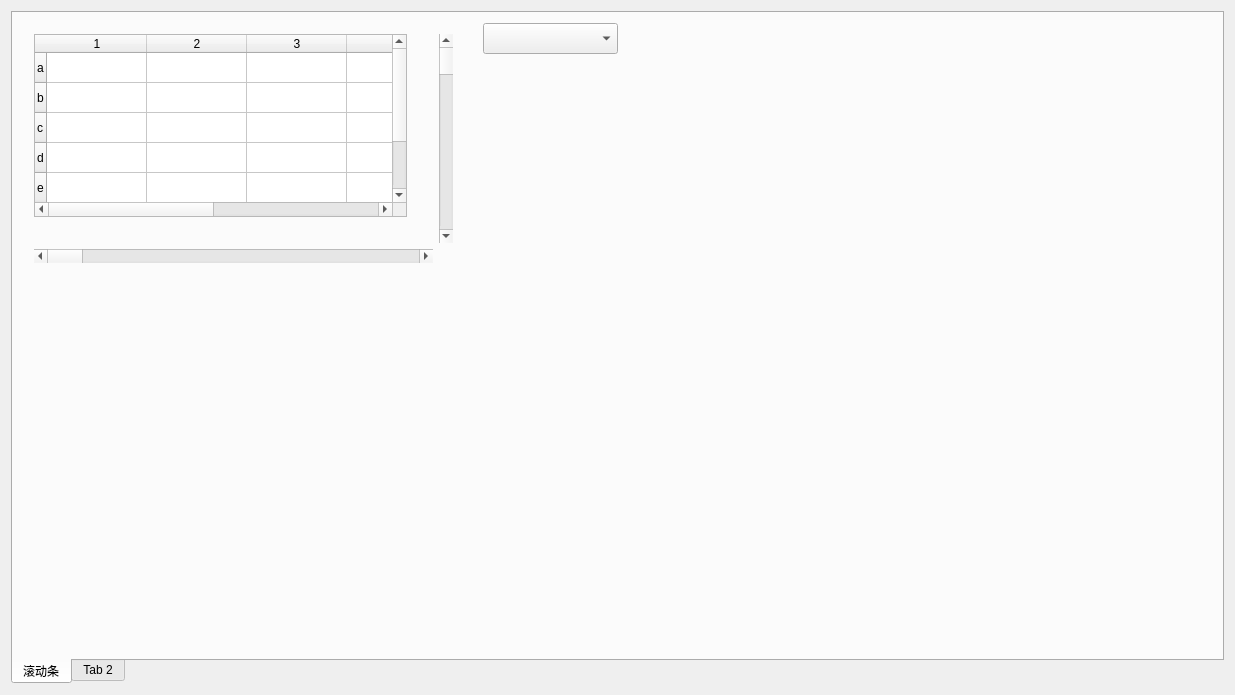
<?xml version="1.0" encoding="UTF-8"?>
<ui version="4.0">
 <class>Examples</class>
 <widget class="QWidget" name="Examples">
  <property name="geometry">
   <rect>
    <x>0</x>
    <y>0</y>
    <width>1235</width>
    <height>695</height>
   </rect>
  </property>
  <property name="windowTitle">
   <string>Examples</string>
  </property>
  <layout class="QGridLayout" name="gridLayout">
   <item row="0" column="0">
    <widget class="QTabWidget" name="tabWidget">
     <property name="tabPosition">
      <enum>QTabWidget::South</enum>
     </property>
     <property name="currentIndex">
      <number>0</number>
     </property>
     <widget class="QWidget" name="tab">
      <attribute name="title">
       <string>滚动条</string>
      </attribute>
      <widget class="QWidget" name="gridLayoutWidget">
       <property name="geometry">
        <rect>
         <x>10</x>
         <y>10</y>
         <width>441</width>
         <height>251</height>
        </rect>
       </property>
       <layout class="QGridLayout" name="gridLayout_2">
        <item row="0" column="0">
         <widget class="QTableWidget" name="tableWidget">
          <property name="sizePolicy">
           <sizepolicy hsizetype="Preferred" vsizetype="Expanding">
            <horstretch>0</horstretch>
            <verstretch>0</verstretch>
           </sizepolicy>
          </property>
          <property name="maximumSize">
           <size>
            <width>400</width>
            <height>200</height>
           </size>
          </property>
          <row>
           <property name="text">
            <string>a</string>
           </property>
          </row>
          <row>
           <property name="text">
            <string>b</string>
           </property>
          </row>
          <row>
           <property name="text">
            <string>c</string>
           </property>
          </row>
          <row>
           <property name="text">
            <string>d</string>
           </property>
          </row>
          <row>
           <property name="text">
            <string>e</string>
           </property>
          </row>
          <row>
           <property name="text">
            <string>f</string>
           </property>
          </row>
          <column>
           <property name="text">
            <string>1</string>
           </property>
          </column>
          <column>
           <property name="text">
            <string>2</string>
           </property>
          </column>
          <column>
           <property name="text">
            <string>3</string>
           </property>
          </column>
          <column>
           <property name="text">
            <string>4</string>
           </property>
          </column>
          <column>
           <property name="text">
            <string>5</string>
           </property>
          </column>
          <column>
           <property name="text">
            <string>6</string>
           </property>
          </column>
         </widget>
        </item>
        <item row="0" column="1">
         <spacer name="horizontalSpacer">
          <property name="orientation">
           <enum>Qt::Horizontal</enum>
          </property>
          <property name="sizeType">
           <enum>QSizePolicy::Fixed</enum>
          </property>
          <property name="sizeHint" stdset="0">
           <size>
            <width>20</width>
            <height>20</height>
           </size>
          </property>
         </spacer>
        </item>
        <item row="1" column="0">
         <spacer name="verticalSpacer">
          <property name="orientation">
           <enum>Qt::Vertical</enum>
          </property>
          <property name="sizeType">
           <enum>QSizePolicy::Fixed</enum>
          </property>
          <property name="sizeHint" stdset="0">
           <size>
            <width>20</width>
            <height>20</height>
           </size>
          </property>
         </spacer>
        </item>
        <item row="2" column="0" colspan="2">
         <widget class="QScrollBar" name="scrollBarHor">
          <property name="orientation">
           <enum>Qt::Horizontal</enum>
          </property>
         </widget>
        </item>
        <item row="0" column="2" rowspan="2">
         <widget class="QScrollBar" name="scrollBarVer">
          <property name="orientation">
           <enum>Qt::Vertical</enum>
          </property>
         </widget>
        </item>
       </layout>
      </widget>
      <widget class="QComboBox" name="comboBox">
       <property name="geometry">
        <rect>
         <x>470</x>
         <y>10</y>
         <width>135</width>
         <height>31</height>
        </rect>
       </property>
      </widget>
     </widget>
     <widget class="QWidget" name="tab_2">
      <attribute name="title">
       <string>Tab 2</string>
      </attribute>
     </widget>
    </widget>
   </item>
  </layout>
 </widget>
 <layoutdefault spacing="6" margin="11"/>
 <resources/>
 <connections/>
</ui>
